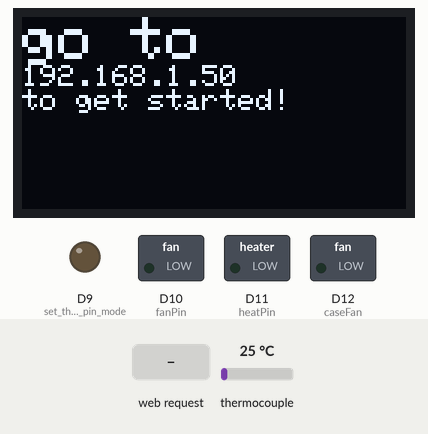
Recording of a sketch running on a simulated Arduino MKR. On the bench: 128×64 one-colour display, switched loads named in the sketch (green lamp = pin HIGH), output pins drawn as LEDs (lit = HIGH). Dashed ring = blinking. Inputs (shaded band) come from the test bench; at power-on: thermocouple 25 °C. WiFi joins after 1.5 s; servers stay silent unless stated; the display library's start-up logo is not drawn; not simulated (calls return 0 or success): arduino_secrets.h; what the sketch prints to the serial monitor is not drawn.

Above: at 13.3 s.
13.4 s: HTTP request GET /start received
At 13.74 s:
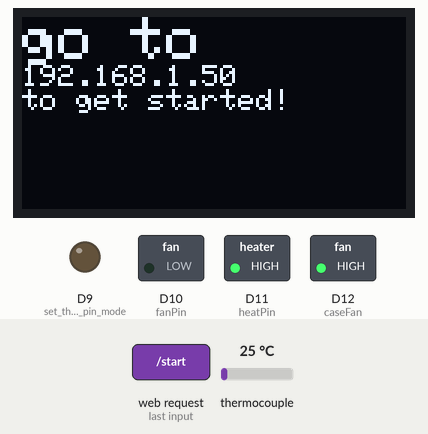
15.2 s: thermocouple set to 150 °C
At 15.55 s:
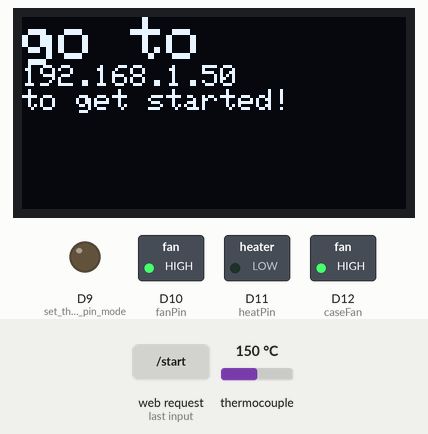
17.6 s: thermocouple set to 6 °C
At 17.81 s:
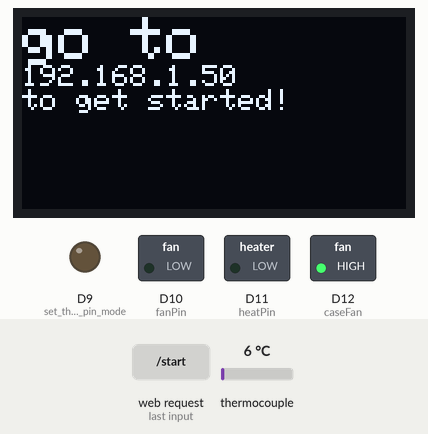
19.7 s: thermocouple set to 225 °C
At 19.92 s:
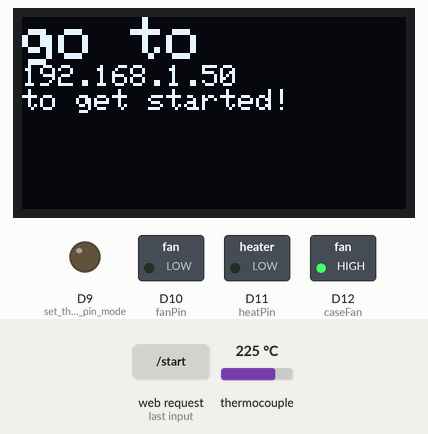
Timing chart, 0 to 22.8 s (numbered marks = the images above; inputs shaded):
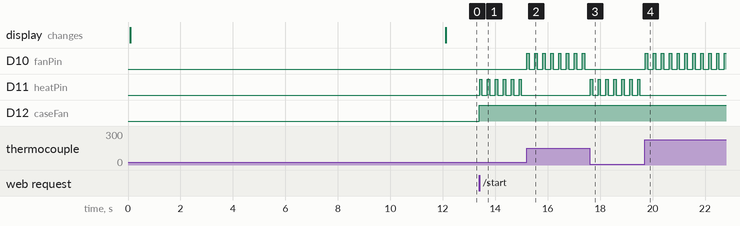

The sketch:

ThermoCycler.ino
```cpp
#include <SPI.h>
#include "Adafruit_MAX31855.h"
#define MAXDO   3
#define MAXCS   4
#define MAXCLK  5
#define fanPin 10
#define heatPin 11
#define caseFan 12
#include <WiFiNINA.h>
#include <SPI.h>
#include <Wire.h>
#include <Adafruit_GFX.h>
#include <Adafruit_SSD1306.h>
#include "arduino_secrets.h"
#define SCREEN_WIDTH 128 // OLED display width, in pixels
#define SCREEN_HEIGHT 64 // OLED display height, in pixels
#define OLED_RESET     4 // Reset pin # (or -1 if sharing Arduino reset pin)
Adafruit_SSD1306 display(SCREEN_WIDTH, SCREEN_HEIGHT, &Wire, OLED_RESET);

Adafruit_MAX31855 thermocouple(MAXCLK, MAXCS, MAXDO);
char ssid[] = SECRET_SSID;
char pass[] = SECRET_PASS;
int keyIndex = 0;
int status = WL_IDLE_STATUS;
int cycles = 20;
WiFiServer server(80);
void setup() {
  if(!display.begin(SSD1306_SWITCHCAPVCC, 0x3C)) { // Address 0x3D for 128x64
    Serial.println(F("SSD1306 allocation failed"));
    Serial.println("fuck");
    for(;;);
    } // Don't proceed, loop forever
      display.display();
      display.clearDisplay();
      display.setTextSize(2);
      display.setTextColor(SSD1306_WHITE);
       display.cp437(true);
  display.write("Welcome toElam's PCRMachine!  ");
  display.println("booting...");
  display.display();
  pinMode(fanPin, OUTPUT);
  pinMode(heatPin, OUTPUT);
  pinMode(caseFan, OUTPUT);
  delay(500);
 Serial.begin(9600);      // initialize serial communication
  pinMode(9, OUTPUT);      // set the LED pin mode

  // check for the WiFi module:
  if (WiFi.status() == WL_NO_MODULE) {
    Serial.println("Communication with WiFi module failed!");
    // don't continue
    while (true);
  }

  String fv = WiFi.firmwareVersion();
  if (fv < WIFI_FIRMWARE_LATEST_VERSION) {
    Serial.println("Please upgrade the firmware");
  }

  // attempt to connect to Wifi network:
  while (status != WL_CONNECTED) {
    Serial.print("Attempting to connect to Network named: ");
    Serial.println(ssid);                   // print the network name (SSID);

    // Connect to WPA/WPA2 network. Change this line if using open or WEP network:
    status = WiFi.begin(ssid, pass);
    // wait 10 seconds for connection:
    delay(10000);
  }
  server.begin();                           // start the web server on port 80                 // you're connected now, so print out the status
 IPAddress ip = WiFi.localIP();
  Serial.print("IP Address: ");
  Serial.println(ip);
  Serial.println("");
      display.clearDisplay();
      display.setTextSize(2);
  display.setCursor(0,0);
  display.println("go to ");
        display.setTextSize(1);
  display.println(String(ip[0]) + "." +  String(ip[1]) + "." + String(ip[2]) + "." + String(ip[3]));
        display.setTextSize(1);
  display.println("to get started!");
  display.display();
}

boolean holdConstantTemp(long duration, double idealTemp){
  Serial.println("");
  Serial.print("holding ");
  Serial.print(idealTemp);
  Serial.print(" for   ");
  Serial.print(duration);
    double currentTemp;
   unsigned long startTime = millis();
  long timeElapsed = millis() - startTime;
    currentTemp = thermocouple.readCelsius();
  while (timeElapsed < duration){
      double tmp = thermocouple.readCelsius();
    if (!isnan(tmp)){
          currentTemp = thermocouple.readCelsius();
    }
  if (currentTemp < idealTemp){
    digitalWrite(heatPin, HIGH);
    delay(90);
    digitalWrite(heatPin, LOW);
  }
  else if (currentTemp > (idealTemp+0.5)){
    digitalWrite(fanPin,HIGH);
    delay(90);
    digitalWrite(fanPin,LOW);
  }
  delay(210);
  timeElapsed = millis() - startTime;
}
  return true;
}
boolean reachTemp(double desiredTemp){ // finish with cooling too
  Serial.println("reaching");
  Serial.print(desiredTemp);
  double currentTemp = thermocouple.readCelsius();
  while(desiredTemp > currentTemp){
         double tmp = thermocouple.readCelsius();
    if (!isnan(tmp)){
          currentTemp = thermocouple.readCelsius();
    }
     digitalWrite(heatPin, HIGH);
     Serial.println("heating on");
     Serial.print("temp=");
     Serial.println(currentTemp);
          Serial.println("");
     delay(1000);
  }
  while(desiredTemp < currentTemp){
    double tmp = thermocouple.readCelsius();
    if (!isnan(tmp)){
          currentTemp = thermocouple.readCelsius();
    }

    digitalWrite(fanPin, HIGH);
     Serial.println("fan on");
     Serial.print("temp=");
     Serial.println(currentTemp);
          Serial.println("");
  }
  digitalWrite(heatPin,LOW);
  digitalWrite(fanPin,LOW);
  return true;
}
void loop() {
  WiFiClient client = server.available();
  if (client) {
    Serial.println("new client");
    String currentLine = "";
    while (client.connected()) {
      if (client.available()) {
        char c = client.read();
        Serial.write(c);
        if (c == '\n') {
          if (currentLine.length() == 0) {
            client.println("HTTP/1.1 200 OK");
            client.println("Content-type:text/html");
            client.println();

            // the content of the HTTP response follows the header:
            client.print("Welcome to Elam's PCR machine!<br>");
            client.print("Click <a href=\"/start\">here</a>to start with 30 cycles!<br>");
            client.print("Click <a href=\"/warm\">here</a>to warm up the machine and hold at 94C!<br>");
            // The HTTP response ends with another blank line:
            client.println();
            // break out of the while loop:
            break;
          } else {    // if you got a newline, then clear currentLine:
            currentLine = "";
          }
        } else if (c != '\r') {  // if you got anything else but a carriage return character,
          currentLine += c;      // add it to the end of the currentLine
        }

        // Check to see if client request was warm or start

        if (currentLine.endsWith("GET /warm")){
                  digitalWrite(caseFan, HIGH);
          reachTemp(94.0);
          while(!currentLine.endsWith("GET /start")){
              holdConstantTemp(30000, 94.0);
          }
        }
        if (currentLine.endsWith("GET /start")) {
                  digitalWrite(caseFan, HIGH);
          holdConstantTemp(120000,94.0); // inital denaturing
          for (int i = 0; i <= cycles; i++){
            Serial.print("cycle " + String(i) + " of " + String(cycles));
            client.print("cycle " + String(i) + " of " + String(cycles));
            holdConstantTemp(15000, 94.0); // denaturing
            holdConstantTemp(20000, 55.0);
            holdConstantTemp(60000,72.0);// 1 min per kb, setting to 1 min for now
          }
          holdConstantTemp(300000,72.0);
          while(true){
            holdConstantTemp(30000, 4.0);
          }
        }
      }
    }
    // close the connection:
    client.stop();
    Serial.println("client disonnected");
  }
}
```

Measured:
- after the input at 13.4 s, D11 (heatPin): alternates HIGH for 0.09 s and LOW for 0.21 s, starting at once; D12 (caseFan): LOW → HIGH at once
- after the input at 15.2 s, D10 (fanPin): alternates HIGH for 0.09 s and LOW for 0.21 s, starting at once; D11 (heatPin): stops changing and stays LOW
- after the input at 17.6 s, D10 (fanPin): stops changing and stays LOW; D11 (heatPin): alternates HIGH for 0.09 s and LOW for 0.21 s, starting at once
- after the input at 19.7 s, D10 (fanPin): alternates HIGH for 0.09 s and LOW for 0.21 s, starting at once; D11 (heatPin): stops changing and stays LOW
